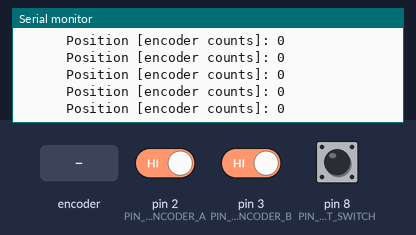
Simulated run of this sketch. Board: Arduino Uno, built with avr-gcc and run on an emulated ATmega328P. Shown: the last lines printed to the serial monitor. Inputs (shaded band) come from the test bench; at power-on: pin 8 (PIN_NRL_LIMIT_SWITCH) LOW, pin 2 (PIN_NR_ENCODER_A) HIGH, pin 3 (PIN_NR_ENCODER_B) HIGH.

Above: at 1.2 s.
1.3 s: rotary encoder on pin 2 (PIN_NR_ENCODER_A) / pin 3 (PIN_NR_ENCODER_B) turned 3 steps (first pin leading)
At 2.1 s:
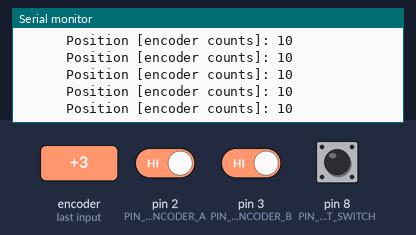
4.9 s: pin 8 (PIN_NRL_LIMIT_SWITCH) pulled HIGH for 0.15 s
At 5.8 s:
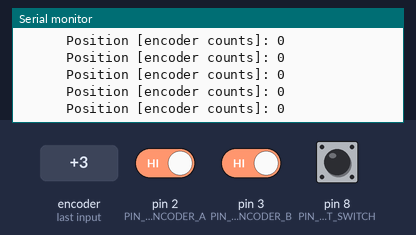
Timing chart, 0 to 7.7 s (numbered marks = the images above; inputs shaded):
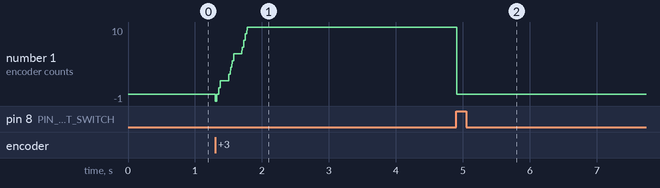

Measured:
- after the input at 1.3 s, the serial monitor: prints a new line at once (image 1)
- after the input at 4.9 s, the serial monitor: prints a new line at once (image 2)
- plotted number 1: 0 → 10 after the input at 1.3 s, 10 → 0 after the input at 4.9 s

The sketch:

ME350_W25_Encoder_Test.ino
```cpp
// ME350 Encoder Test
// Updated 10/13/2022

//------------------------------ Computation of position and velocity: ------------------------------//
// VARIABLES:
volatile long motorPosition = 0;       // [encoder counts] Current motor position (Declared 'volatile', since it is updated in a function called by interrupts)
volatile int encoderStatus = 0;       // [binary] Past and Current A&B values of the encoder  (Declared 'volatile', since it is updated in a function called by interrupts)
// The rightmost two bits of encoderStatus will store the encoder values from the current iteration (A and B).
// The two bits to the left of those will store the encoder values from the previous iteration (A_old and B_old).

//------------------------------ Encoder Count Positions:  ------------------------------//
// CONSTANTS:
// Target positions:
const int TARGET_1_POSITION    = 0;                    // [encoder counts] Motor position corresponding to target 1
const int TARGET_2_POSITION    = 119;                  // [encoder counts] Motor position corresponding to target 2
const int TARGET_3_POSITION    = 245;                  // [encoder counts] Motor position corresponding to target 3
const int TARGET_4_POSITION    = 565;                  // [encoder counts] Motor position corresponding to target 4

// Wait position (the position where your linkage waits until a target is detected)
const int WAIT_POSITION        = 280;                  // [encoder counts] Motor position corresponding to wait position

//------------------------------ Pin assignment: ------------------------------//
// CONSTANTS:
const int PIN_NR_ENCODER_A        = 2;  // Never change these, since the interrupts are attached to pins 2 and 3
const int PIN_NR_ENCODER_B        = 3;  // Never change these, since the interrupts are attached to pins 2 and 3
const int PIN_NRL_LIMIT_SWITCH    = 8; // Connected to limit switch (mechanism calibration)


//////////////////////////////////////////////////////////////////////////////////////////
// The setup() function is called when a sketch starts. Use it to initialize variables, //
// pin modes, start using libraries, etc. The setup function will only run once, after  //
// each powerup or reset of the Arduino board:                                          //
//////////////////////////////////////////////////////////////////////////////////////////
void setup() {
  // Declare which digital pins are inputs and which are outputs:
  pinMode(PIN_NR_ENCODER_A,        INPUT_PULLUP);
  pinMode(PIN_NR_ENCODER_B,        INPUT_PULLUP);
  pinMode(PIN_NRL_LIMIT_SWITCH,    INPUT);

  // Turn on the pullup resistors on the encoder channels
  digitalWrite(PIN_NR_ENCODER_A, HIGH);
  digitalWrite(PIN_NR_ENCODER_B, HIGH);

  // Activate interrupt for encoder pins.
  // If either of the two pins changes, the function 'updateMotorPosition' is called:
  attachInterrupt(0, updateMotorPosition, CHANGE);  // Interrupt 0 is always attached to digital pin 2
  attachInterrupt(1, updateMotorPosition, CHANGE);  // Interrupt 1 is always attached to digital pin 3

  // Begin serial communication for monitoring.
  Serial.begin(115200);
  Serial.println("Start Executing Program.");
}
//------------------------------ End of function setup() ------------------------------//


////////////////////////////////////////////////////////////////////////////////////////////////
// After going through the setup() function, which initializes and sets the initial values,   //
// the loop() function does precisely what its name suggests, and loops consecutively,        //
// allowing your program to sense and respond. Use it to actively control the Arduino board.  //
////////////////////////////////////////////////////////////////////////////////////////////////
void loop() {
   if (digitalRead(PIN_NRL_LIMIT_SWITCH)==HIGH) {
        // We reached the endstop.  Update the motor position to the limit:
        motorPosition = 0;
  }

  Serial.print("      Position [encoder counts]: ");
  Serial.println(motorPosition);
}
//------------------------------ End of function loop() ------------------------------//


//////////////////////////////////////////////////////////////////////
// This is a function to update the encoder count in the Arduino.   //
// It is called via an interrupt whenever the value on encoder      //
// channel A or B changes.                                          //
//////////////////////////////////////////////////////////////////////
void updateMotorPosition() {
  // Bitwise shift left by one bit, to make room for a bit of new data:
  encoderStatus <<= 1;
  // Use a compound bitwise OR operator (|=) to read the A channel of the encoder (pin 2)
  // and put that value into the rightmost bit of encoderStatus:
  encoderStatus |= digitalRead(2);
  // Bitwise shift left by one bit, to make room for a bit of new data:
  encoderStatus <<= 1;
  // Use a compound bitwise OR operator  (|=) to read the B channel of the encoder (pin 3)
  // and put that value into the rightmost bit of encoderStatus:
  encoderStatus |= digitalRead(3);
  // encoderStatus is truncated to only contain the rightmost 4 bits by  using a
  // bitwise AND operator on mstatus and 15(=1111):
  encoderStatus &= 15;
  if (encoderStatus==2 || encoderStatus==4 || encoderStatus==11 || encoderStatus==13) {
    // the encoder status matches a bit pattern that requires counting up by one
    motorPosition++;         // increase the encoder count by one
  }
  else if (encoderStatus == 1 || encoderStatus == 7 || encoderStatus == 8 || encoderStatus == 14) {
    // the encoder status does not match a bit pattern that requires counting up by one.
    // Since this function is only called if something has changed, we have to count downwards
    motorPosition--;         // decrease the encoder count by one
  }
}
//------------------------------ End of function updateMotorPosition() ------------------------------//
```
